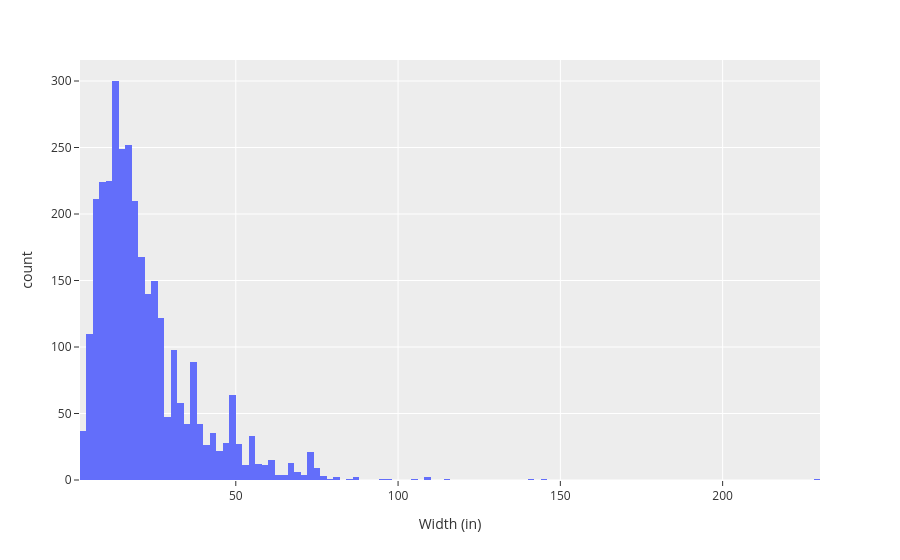

The notebook cell saved with this chart:
### Code cell
fig = px.histogram(DF,x='Width_in')

fig.update_layout(template="ggplot2",
                  xaxis_title="Width (in)",
                  )

fig.show()

### Figure 1 — Plotly figure (JSON) as saved in the notebook; plotly's stock layout.template omitted (floating-point values rounded to 4 significant figures; data arrays with more than 128 entries replaced by an {"elided": "..."} marker saying what was removed)
{"data": [{"bingroup": "x", "hovertemplate": "Width_in=%{x}<br>count=%{y}<extra></extra>", "legendgroup": "", "marker": {"color": "#636efa", "pattern": {"shape": ""}}, "name": "", "orientation": "v", "showlegend": false, "type": "histogram", "x": {"elided": "3393 float values"}, "xaxis": "x", "yaxis": "y"}], "layout": {"barmode": "relative", "legend": {"tracegroupgap": 0}, "margin": {"t": 60}, "xaxis": {"anchor": "y", "domain": [0, 1], "title": {"text": "Width (in)"}}, "yaxis": {"anchor": "x", "domain": [0, 1], "title": {"text": "count"}}}}
